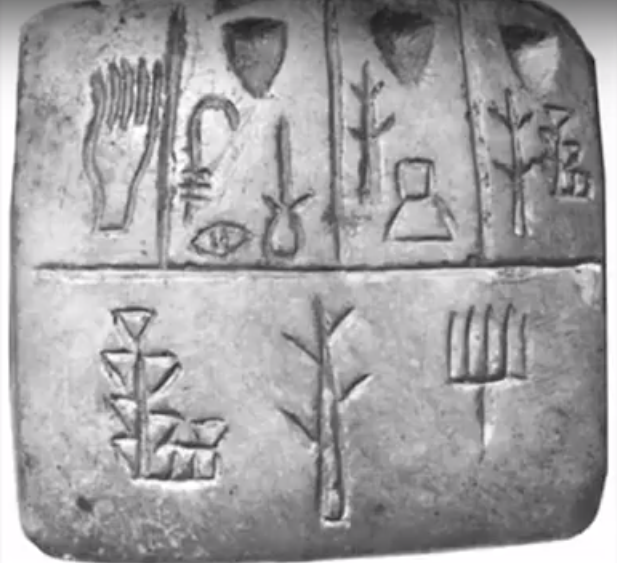
#> input picture Lesson 5/tablet.png, 617 x 563 px
$ python 2D.py   (Python 2 division)
#> lines starting #> are read from the running program, lines starting #| are printed output that depends on the picture
# find the left topmost co ordinate of the template in the image
import cv2
import numpy as np
from matplotlib import pyplot as plt

# img.shape[:2] produces (height,width)

def check(img,template,i,j):
    for x in range(template.shape[:2][0]):
        for y in range(template.shape[:2][1]):
            if i+x < img.shape[:2][0] and j+y < img.shape[:2][1]:
                if img[i+x][j+y] != template[x][y]:
                    return False
            else:
                return False
    return True

def find_template_2D(img,template):
    for i in range(img.shape[:2][0]):
        for j in range(img.shape[:2][1]):
            if img[i][j] == template[0][0]:
                if check(img,template,i,j):
                    return (i,j)
                else:
                    continue
    return (-1,-1)

tb = cv2.imread('tablet.png',0)
#> tb: shape (563, 617); min 28, max 255, mean 160.4
# print tb.shape
glyph = tb[90:165,185:245]
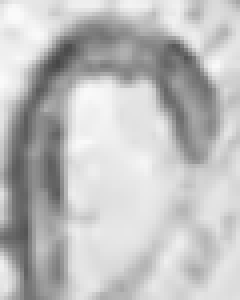
#> glyph: shape (75, 60) (shown 4 times larger); min 70, max 250, mean 190.7
# print glyph
# print glyph[0][0]

cv2.imshow('Tablet',tb)
cv2.imshow('glyph',glyph)

loc = find_template_2D(tb,glyph)
#> loc = (90, 185)

if loc[0] != -1 :
    print loc
#| (90, 185)
else:
    print 'Template Not Found'

cv2.waitKey(0)
cv2.destroyAllWindows()
